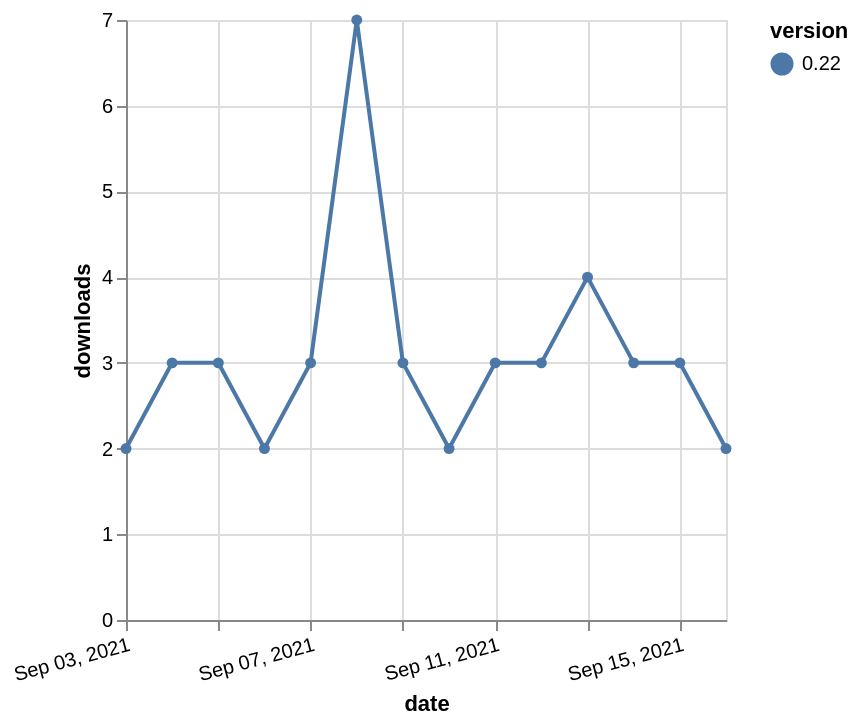

Vega-Lite specification stored for this chart:
### Vega-Lite specification from a JSON file in a GitHub repository (floating-point values rounded to 4 significant figures)
{"$schema": "https://vega.github.io/schema/vega-lite/v5.json", "description": "A simple bar chart with embedded data.", "data": {"values": [{"date": "2021-09-03", "total": 4003, "delta": 2, "version": "0.22"}, {"date": "2021-09-04", "total": 4006, "delta": 3, "version": "0.22"}, {"date": "2021-09-05", "total": 4009, "delta": 3, "version": "0.22"}, {"date": "2021-09-06", "total": 4011, "delta": 2, "version": "0.22"}, {"date": "2021-09-07", "total": 4014, "delta": 3, "version": "0.22"}, {"date": "2021-09-08", "total": 4021, "delta": 7, "version": "0.22"}, {"date": "2021-09-09", "total": 4024, "delta": 3, "version": "0.22"}, {"date": "2021-09-10", "total": 4026, "delta": 2, "version": "0.22"}, {"date": "2021-09-11", "total": 4029, "delta": 3, "version": "0.22"}, {"date": "2021-09-12", "total": 4032, "delta": 3, "version": "0.22"}, {"date": "2021-09-13", "total": 4036, "delta": 4, "version": "0.22"}, {"date": "2021-09-14", "total": 4039, "delta": 3, "version": "0.22"}, {"date": "2021-09-15", "total": 4042, "delta": 3, "version": "0.22"}, {"date": "2021-09-16", "total": 4044, "delta": 2, "version": "0.22"}]}, "width": "container", "mark": {"type": "line", "point": {"filled": true}}, "encoding": {"x": {"field": "date", "type": "temporal", "timeUnit": "yearmonthdate", "title": "date", "axis": {"labelAngle": -15}}, "y": {"field": "delta", "type": "quantitative", "title": "downloads"}, "color": {"field": "version", "type": "nominal"}, "tooltip": {"field": "delta"}}}
